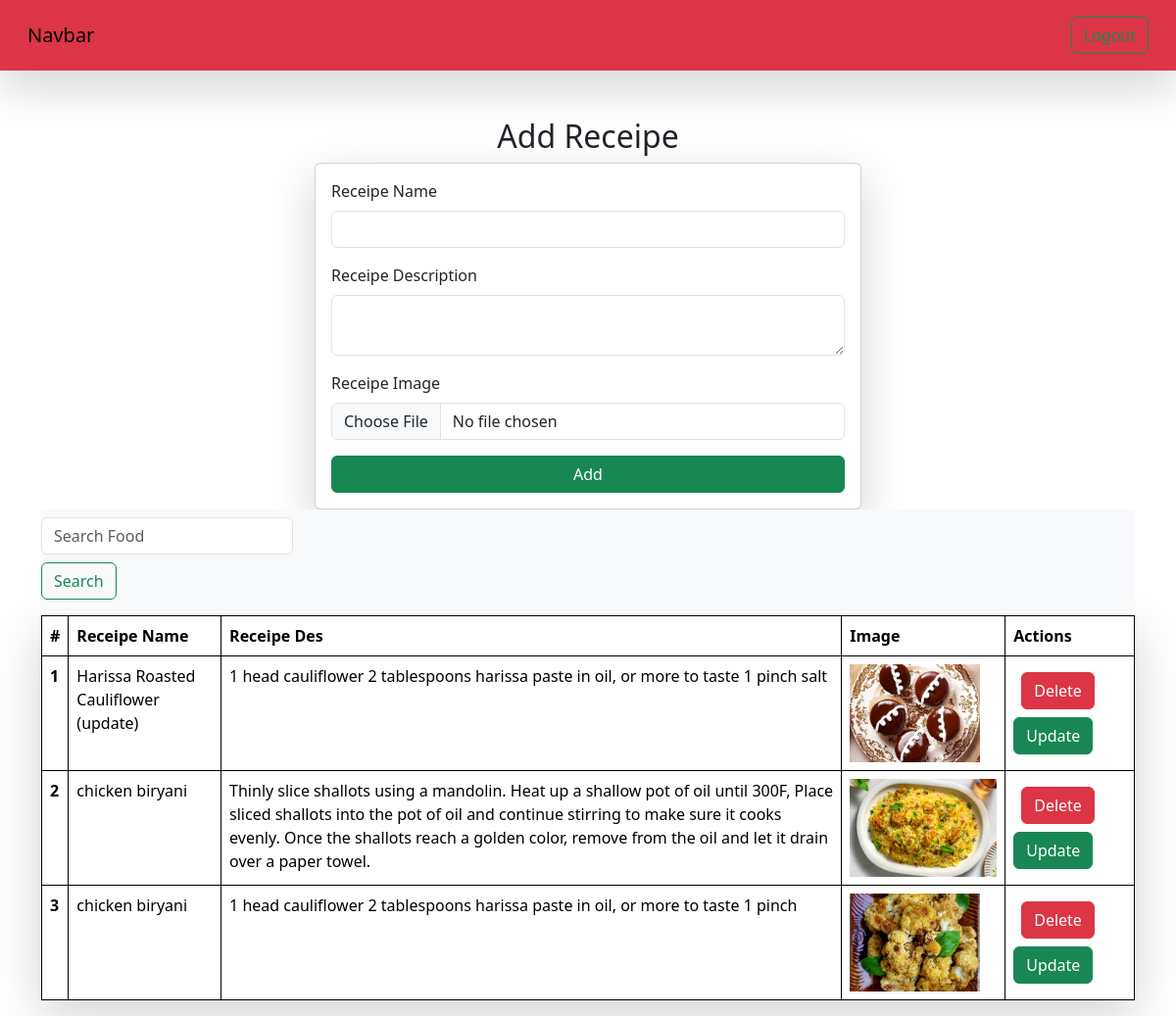
/receipes/ (signed in), run on the app's committed database.
### vege/models.py (models this page shows)
class Receipe(models.Model):
    user = models.ForeignKey(User, on_delete=models.SET_NULL, null=True, blank=True)
    receipe_name = models.CharField(max_length=20)
    receipe_description = models.TextField()
    receipe_image = models.ImageField(upload_to="receipe")

### vege/views.py (the view, shortened to what this page needs)
# urls.py: path('receipes/', receipes, name="receipes"),
@login_required(login_url="/login/")
def receipes(request):
    queryset = Receipe.objects.all()
    if request.GET.get('search'):
        print(request.GET.get('search'))
        queryset = queryset.filter(receipe_name__icontains = request.GET.get('search'))
    context = {'receipes': queryset}
    return render(request, 'receipes.html', context)

### vege/templates/receipes.html (shortened to what this page needs)
{% extends "base.html" %}
{% block start %}
<div class="container mt-5">
    <h2 class="text-center">Add Receipe</h2>
    <form class="col-6 mx-auto card p-3 shadow-lg" method="post" enctype="multipart/form-data">
        <div class="mb-3">
          <label for="exampleInputEmail1" class="form-label">Receipe Name</label>
          <input name="receipe_name" required type="text" class="form-control">
        </div>
        <div class="mb-3">
          <label for="exampleInputPassword1" name="receipe_description" class="form-label">Receipe Description</label>
          <textarea class="form-control" name="receipe_description" required></textarea>
        </div>
        <div class="mb-3">
            <label for="exampleInputEmail1" class="form-label">Receipe Image</label>
            <input name="receipe_image" type="file" class="form-control">
          </div>
        <button type="submit" class="btn btn-success">Add</button>
      </form>
      <nav class="navbar navbar-light bg-light">
        <form class="form-inline">
          <input class="form-control" type="search" placeholder="Search Food" aria-label="Search" name="search">
          <button class="btn btn-outline-success my-2" type="submit">Search</button>
        </form>
      </nav>
      <table class="table col-6 mx-auto p-3 shadow-lg">
        <thead>
          <tr>
            <th scope="col">#</th>
            <th scope="col">Receipe Name</th>
            <th scope="col">Receipe Des</th>
            <th scope="col">Image</th>
            <th scope="col">Actions</th>
          </tr>
        </thead>
        <tbody>
          {% for receipe in receipes %}
          <tr>
            <th scope="row">{{forloop.counter}}</th>
            <td>{{receipe.receipe_name}}</td>
            <td>{{receipe.receipe_description}}</td>
            <td>
              <img src="/media/{{receipe.receipe_image}}" style="height: 100px;"></td>
            <td>
              <a href="/delete_receipe/{{receipe.id}}/" class="btn btn-danger m-2">Delete</a>
              <a href="/update_receipe/{{receipe.id}}/" class="btn btn-success">Update</a>
            </td>
          </tr>
          {% endfor %}
        </tbody>
      </table>
</div>
{% endblock %}

### home/templates/base.html (shortened to what this page needs)
<!DOCTYPE html>
<html lang="en">
<head>
    <link href="https://cdn.jsdelivr.net/npm/bootstrap@5.3.3/dist/css/bootstrap.min.css" rel="stylesheet">
</head>
<body>
    <nav class="navbar p-3 bg-danger shadow-lg">
        <div class="container-fluid">
          <a class="navbar-brand">Navbar</a>
          <form class="d-flex" role="search">
        {% if request.user.is_authenticated %}
            <a href="/logout/" class="btn btn-outline-success" type="success">Logout</a>
            {% endif %}
          </form>
        </div>
      </nav>
    {% block start %}
    {% endblock %}
</body>
</html>

### home/templates/base.html (style rules this page uses)
table, th, td { border: 1px solid black; border-collapse: collapse; }

### data on the page
Receipe: receipe_name "Harissa Roasted Cauliflower (update)", receipe_description "1 head cauliflower 2 tablespoons harissa paste in oil, or more to taste 1 pinch salt", receipe_image (picture)
Receipe: receipe_name "chicken biryani", receipe_description "Thinly slice shallots using a mandolin. Heat up a shallow pot of oil until 300F, Place sliced shallots into the pot of oil and continue stirring to make sure it cooks evenly. Once the shallots reach a golden color, remove from the oil and let it drain over a paper towel.", receipe_image (picture)
Receipe: receipe_name "chicken biryani", receipe_description "1 head cauliflower 2 tablespoons harissa paste in oil, or more to taste 1 pinch", receipe_image (picture)
